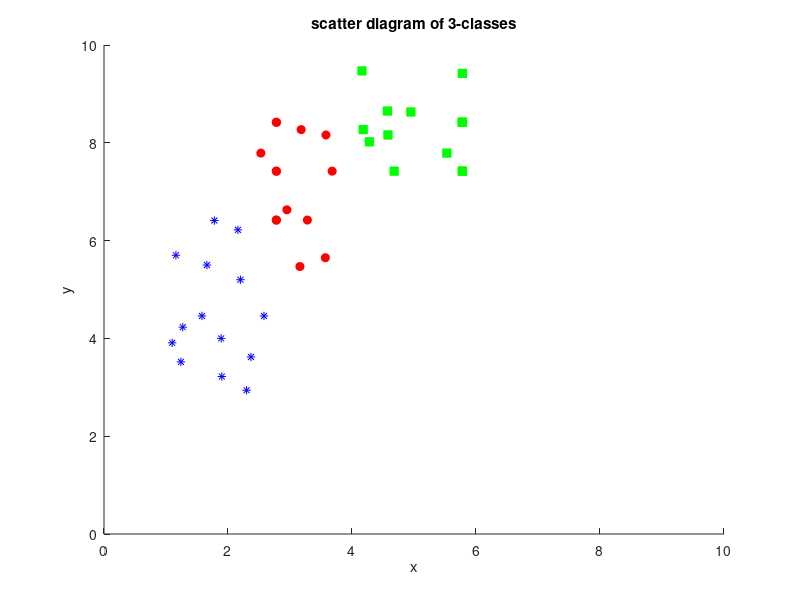
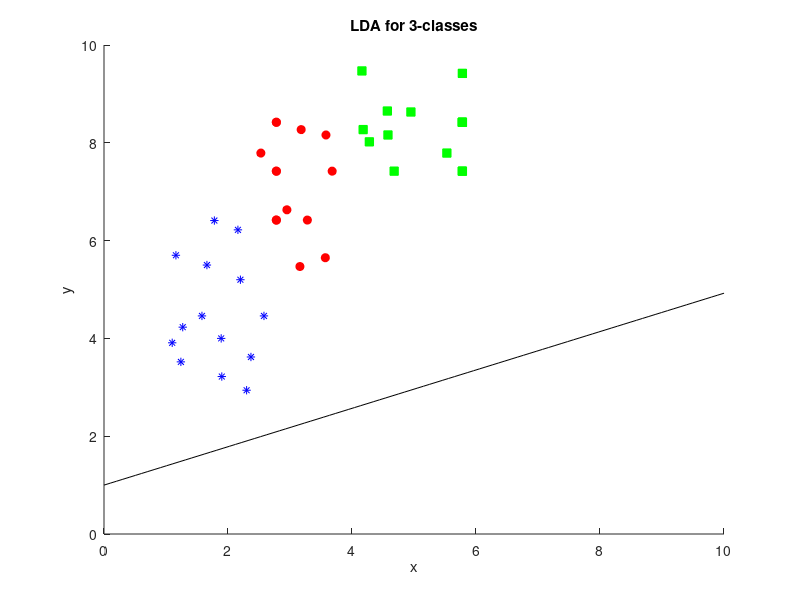
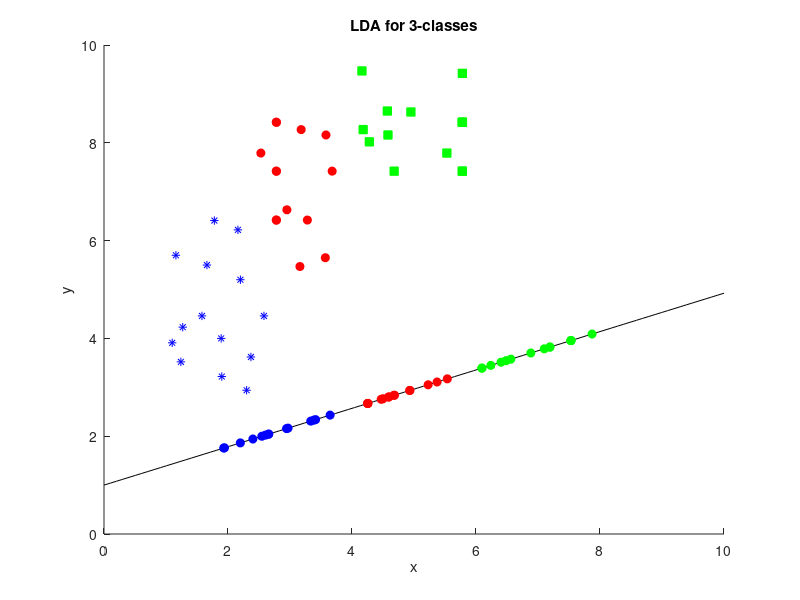

These figures' MATLAB source, in order:
%导入数据
x1=load('ex3red.dat');
x2=load('ex3blue.dat');
x3=load('ex3green.dat');
%画出点
hold on
plot(x1(:,1),x1(:,2),'ro','markerfacecolor','r');
plot(x2(:,1),x2(:,2),'b*','markerfacecolor','b');
plot(x3(:,1),x3(:,2),'gs','markerfacecolor','g');
xlabel('x');
ylabel('y');
title('scatter diagram of 3-classes');
xlim([0.00 10.00]);
ylim([0.00 10.00]);
%计算均值
m1=mean(x1);
m2=mean(x2);
m3=mean(x3);
m=mean([x1;x2;x3]);
%计算类间散度和类内散度
Sb=((m1-m)'*(m1-m)+(m2-m)'*(m2-m)+(m3-m)'*(m3-m))/3;
Sw=((x1-m1)'*(x1-m1)+(x2-m2)'*(x2-m2)+(x3-m3)'*(x3-m3))/3;
%inv（sw)是逆矩阵，*是矩阵乘法，eig()是求特征向量矩阵和特征值矩阵
[V,L]=eig(inv(Sw)*Sb);
[a,b]=max(max(L));
theta = V(:,b);
%计算斜率
k=theta(2)/theta(1);
%画图，画点和投影线
figure
hold on
plot(x1(:,1),x1(:,2),'ro','markerfacecolor','r');
plot(x2(:,1),x2(:,2),'b*','markerfacecolor','b');
plot(x3(:,1),x3(:,2),'gs','markerfacecolor','g');
xlim([0.00 10.00]);
ylim([0.00 10.00]);
xlabel('x');
ylabel('y');
x=linspace(0,10,100);
y=k*x+b;
plot(x,y,'black')
title('LDA for 3-classes')
xlabel('x')
ylabel('y')
hold off

%对三类点向直线投影，并画出投影的点
s1=size(x1,1);
s2=size(x2,1);
s3=size(x3,1);
x1_tag=[];
x2_tag=[];
x3_tag=[];
%对三组类分别进行for循环，算出投影的点
for i=1:s1
    y0=x1(i,2);
    x0=x1(i,1);
    xn=(k*(y0-b)+x0)/(k^2+1);
    x1_tag=[x1_tag;xn];
end
y1_tag=k*x1_tag + b;
x1_final=[x1_tag y1_tag];
for i=1:s2
    y0=x2(i,2);
    x0=x2(i,1);
    xn=(k*(y0-b)+x0)/(k^2+1);
    x2_tag=[x2_tag;xn];
end
y2_tag=k*x2_tag + b;
x2_final=[x2_tag y2_tag];
for i=1:s3
    y0=x3(i,2);
    x0=x3(i,1);
    xn=(k*(y0-b)+x0)/(k^2+1);
    x3_tag=[x3_tag;xn];
end
y3_tag=k*x3_tag+b;
x3_final=[x3_tag y3_tag];
%画出点，直线和投影点
figure
hold on
plot(x1(:,1),x1(:,2),'ro','markerfacecolor','r');
plot(x2(:,1),x2(:,2),'b*','markerfacecolor','b');
plot(x3(:,1),x3(:,2),'gs','markerfacecolor','g');
xlim([0.00 10.00]);
ylim([0.00 10.00]);
x=linspace(0,10,100);
y=k*x+b;
plot(x,y,'black')
title('LDA for 3-classes')
xlabel('x')
ylabel('y')
plot(x1_final(:,1),x1_final(:,2),'ro','markerfacecolor','r');
plot(x2_final(:,1),x2_final(:,2),'bo','markerfacecolor','b');
plot(x3_final(:,1),x3_final(:,2),'go','markerfacecolor','g');